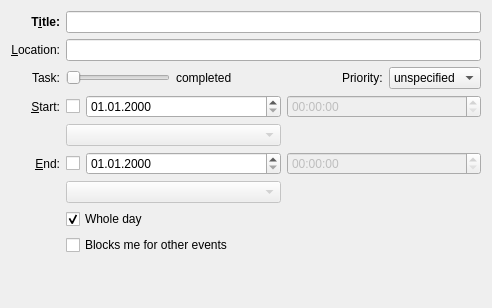
<?xml version="1.0" encoding="UTF-8"?>
<ui version="4.0">
 <class>EventOrTodoDesktop</class>
 <widget class="QWidget" name="EventOrTodoDesktop">
  <property name="geometry">
   <rect>
    <x>0</x>
    <y>0</y>
    <width>492</width>
    <height>308</height>
   </rect>
  </property>
  <layout class="QGridLayout" name="gridLayout">
   <item row="0" column="0">
    <widget class="QLabel" name="label_3">
     <property name="sizePolicy">
      <sizepolicy hsizetype="Minimum" vsizetype="Preferred">
       <horstretch>0</horstretch>
       <verstretch>0</verstretch>
      </sizepolicy>
     </property>
     <property name="font">
      <font>
       <weight>75</weight>
       <bold>true</bold>
      </font>
     </property>
     <property name="toolTip">
      <string comment="@info:tooltip">Set the title</string>
     </property>
     <property name="whatsThis">
      <string comment="@info:whatsthis">Sets the Title of this event or to-do.</string>
     </property>
     <property name="text">
      <string comment="@label">T&amp;itle:</string>
     </property>
     <property name="alignment">
      <set>Qt::AlignRight|Qt::AlignTrailing|Qt::AlignVCenter</set>
     </property>
     <property name="buddy">
      <cstring>mSummaryEdit</cstring>
     </property>
    </widget>
   </item>
   <item row="0" column="1" colspan="3">
    <widget class="KLineEdit" name="mSummaryEdit">
     <property name="sizePolicy">
      <sizepolicy hsizetype="MinimumExpanding" vsizetype="Fixed">
       <horstretch>0</horstretch>
       <verstretch>0</verstretch>
      </sizepolicy>
     </property>
     <property name="toolTip">
      <string comment="@info:tooltip">Set the title</string>
     </property>
     <property name="whatsThis">
      <string comment="@info:whatsthis">Sets the Title of this event or to-do.</string>
     </property>
    </widget>
   </item>
   <item row="1" column="0">
    <widget class="QLabel" name="label_4">
     <property name="sizePolicy">
      <sizepolicy hsizetype="Minimum" vsizetype="Preferred">
       <horstretch>0</horstretch>
       <verstretch>0</verstretch>
      </sizepolicy>
     </property>
     <property name="text">
      <string comment="@label">&amp;Location:</string>
     </property>
     <property name="alignment">
      <set>Qt::AlignRight|Qt::AlignTrailing|Qt::AlignVCenter</set>
     </property>
     <property name="buddy">
      <cstring>mLocationEdit</cstring>
     </property>
    </widget>
   </item>
   <item row="1" column="1" colspan="3">
    <widget class="KLineEdit" name="mLocationEdit">
     <property name="sizePolicy">
      <sizepolicy hsizetype="MinimumExpanding" vsizetype="Fixed">
       <horstretch>0</horstretch>
       <verstretch>0</verstretch>
      </sizepolicy>
     </property>
     <property name="toolTip">
      <string comment="@info:tooltip">Set the location</string>
     </property>
     <property name="whatsThis">
      <string comment="@info:whatsthis">Sets where the event or to-do will take place.</string>
     </property>
    </widget>
   </item>
   <item row="3" column="0">
    <widget class="QLabel" name="mStartLabel">
     <property name="sizePolicy">
      <sizepolicy hsizetype="Minimum" vsizetype="Preferred">
       <horstretch>0</horstretch>
       <verstretch>0</verstretch>
      </sizepolicy>
     </property>
     <property name="text">
      <string comment="@label Start date/time of the event or task">&amp;Start:</string>
     </property>
     <property name="alignment">
      <set>Qt::AlignRight|Qt::AlignTrailing|Qt::AlignVCenter</set>
     </property>
     <property name="buddy">
      <cstring>mStartDateEdit</cstring>
     </property>
    </widget>
   </item>
   <item row="3" column="1">
    <widget class="QCheckBox" name="mStartCheck">
     <property name="whatsThis">
      <string comment="@info:whatsthis" >Sets the start date for this to-do</string>
     </property>
     <property name="text">
      <string comment="@option:check to-do start datetime"/>
     </property>
    </widget>
   </item>
   <item row="3" column="2">
    <widget class="QDateEdit" name="mStartDateEdit">
     <property name="displayFormat">
      <string comment="@info date formatting string" >MM.dd.yyyy</string>
     </property>
    </widget>
   </item>
   <item row="3" column="3">
    <widget class="QTimeEdit" name="mStartTimeEdit">
     <property name="enabled">
      <bool>false</bool>
     </property>
     <property name="sizePolicy">
      <sizepolicy hsizetype="MinimumExpanding" vsizetype="Fixed">
       <horstretch>0</horstretch>
       <verstretch>0</verstretch>
      </sizepolicy>
     </property>
    </widget>
   </item>
   <item row="4" column="1" colspan="2">
    <widget class="KPIM::KTimeZoneComboBox" name="mTimeZoneComboStart">
     <property name="enabled">
      <bool>false</bool>
     </property>
     <property name="sizePolicy">
      <sizepolicy hsizetype="MinimumExpanding" vsizetype="Fixed">
       <horstretch>0</horstretch>
       <verstretch>0</verstretch>
      </sizepolicy>
     </property>
     <property name="whatsThis">
      <string comment="@info:whatsthis">Select the timezone for this event. It will also affect recurrences</string>
     </property>
    </widget>
   </item>
   <item row="5" column="0">
    <widget class="QLabel" name="mEndLabel">
     <property name="sizePolicy">
      <sizepolicy hsizetype="Minimum" vsizetype="Preferred">
       <horstretch>0</horstretch>
       <verstretch>0</verstretch>
      </sizepolicy>
     </property>
     <property name="text">
      <string comment="@label End date/time of the task or event">&amp;End:</string>
     </property>
     <property name="alignment">
      <set>Qt::AlignRight|Qt::AlignTrailing|Qt::AlignVCenter</set>
     </property>
     <property name="buddy">
      <cstring>mEndDateEdit</cstring>
     </property>
    </widget>
   </item>
   <item row="5" column="1">
    <widget class="QCheckBox" name="mEndCheck">
     <property name="whatsThis">
      <string comment="@info:whatsthis" >Sets the due date for this to-do.</string>
     </property>
     <property name="text">
      <string comment="to-do due datetime"/>
     </property>
    </widget>
   </item>
   <item row="5" column="2">
    <widget class="QDateEdit" name="mEndDateEdit">
     <property name="sizePolicy">
      <sizepolicy hsizetype="MinimumExpanding" vsizetype="Fixed">
       <horstretch>0</horstretch>
       <verstretch>0</verstretch>
      </sizepolicy>
     </property>
     <property name="displayFormat">
      <string comment="@info date formatting string" >MM.dd.yyyy</string>
     </property>
    </widget>
   </item>
   <item row="5" column="3">
    <widget class="QTimeEdit" name="mEndTimeEdit">
     <property name="enabled">
      <bool>false</bool>
     </property>
     <property name="sizePolicy">
      <sizepolicy hsizetype="MinimumExpanding" vsizetype="Fixed">
       <horstretch>0</horstretch>
       <verstretch>0</verstretch>
      </sizepolicy>
     </property>
    </widget>
   </item>
   <item row="6" column="1" colspan="2">
    <widget class="KPIM::KTimeZoneComboBox" name="mTimeZoneComboEnd">
     <property name="enabled">
      <bool>false</bool>
     </property>
     <property name="sizePolicy">
      <sizepolicy hsizetype="MinimumExpanding" vsizetype="Fixed">
       <horstretch>0</horstretch>
       <verstretch>0</verstretch>
      </sizepolicy>
     </property>
     <property name="whatsThis">
      <string comment="@info:whatsthis">Select the timezone for this event. It will also affect recurrences</string>
     </property>
    </widget>
   </item>
   <item row="7" column="1" colspan="3">
    <widget class="QCheckBox" name="mWholeDayCheck">
     <property name="whatsThis">
      <string comment="@info:whatsthis">Set if this to-do's start and due dates have times associated with them.</string>
     </property>
     <property name="text">
      <string comment="@option:check The event or task takes the whole day" >Whole day</string>
     </property>
     <property name="checked">
      <bool>true</bool>
     </property>
    </widget>
   </item>
   <item row="2" column="1" colspan="3">
    <widget class="QWidget" name="mCompletionPriorityWidget" native="true">
     <property name="sizePolicy">
      <sizepolicy hsizetype="Minimum" vsizetype="Fixed">
       <horstretch>0</horstretch>
       <verstretch>0</verstretch>
      </sizepolicy>
     </property>
     <layout class="QHBoxLayout" name="horizontalLayout_8">
      <property name="margin">
       <number>0</number>
      </property>
      <item>
       <widget class="QSlider" name="mCompletionSlider">
        <property name="sizePolicy">
         <sizepolicy hsizetype="Expanding" vsizetype="Fixed">
          <horstretch>0</horstretch>
          <verstretch>0</verstretch>
         </sizepolicy>
        </property>
        <property name="orientation">
         <enum>Qt::Horizontal</enum>
        </property>
       </widget>
      </item>
      <item>
       <widget class="QLabel" name="mCompletedLabel">
        <property name="text">
         <string comment="@label:slider completed percentage of a task">completed</string>
        </property>
       </widget>
      </item>
      <item>
       <spacer name="horizontalSpacer">
        <property name="orientation">
         <enum>Qt::Horizontal</enum>
        </property>
        <property name="sizeType">
         <enum>QSizePolicy::MinimumExpanding</enum>
        </property>
        <property name="sizeHint" stdset="0">
         <size>
          <width>20</width>
          <height>20</height>
         </size>
        </property>
       </spacer>
      </item>
      <item>
       <widget class="QLabel" name="label">
        <property name="text">
         <string comment="@label:listbox Priority of the task">Priority:</string>
        </property>
       </widget>
      </item>
      <item>
       <widget class="KComboBox" name="mPriorityCombo">
        <property name="currentIndex">
         <number>0</number>
        </property>
        <item>
         <property name="text">
          <string comment="@item:inlistbox No priority specified for a task">unspecified</string>
         </property>
        </item>
        <item>
         <property name="text">
          <string comment="@item:inlistbox highest priority for a task">1 (highest)</string>
         </property>
        </item>
        <item>
         <property name="text">
          <string comment="@item:inlistbox">2</string>
         </property>
        </item>
        <item>
         <property name="text">
          <string comment="@item:inlistbox">3</string>
         </property>
        </item>
        <item>
         <property name="text">
          <string comment="@item:inlistbox">4</string>
         </property>
        </item>
        <item>
         <property name="text">
          <string comment="@item:inlistbox medium priority for a task">5 (medium)</string>
         </property>
        </item>
        <item>
         <property name="text">
          <string comment="@item:inlistbox">6</string>
         </property>
        </item>
        <item>
         <property name="text">
          <string comment="@item:inlistbox">7</string>
         </property>
        </item>
        <item>
         <property name="text">
          <string comment="@item:inlistbox">8</string>
         </property>
        </item>
        <item>
         <property name="text">
          <string comment="@item:inlistbox lowest priority for a task">9 (lowest)</string>
         </property>
        </item>
       </widget>
      </item>
     </layout>
    </widget>
   </item>
   <item row="9" column="0" colspan="4">
    <spacer name="verticalSpacer">
     <property name="orientation">
      <enum>Qt::Vertical</enum>
     </property>
     <property name="sizeHint" stdset="0">
      <size>
       <width>20</width>
       <height>40</height>
      </size>
     </property>
    </spacer>
   </item>
   <item row="2" column="0">
    <widget class="QLabel" name="mTaskLabel">
     <property name="text">
      <string comment="@label Task specific line in the dialog containing completed and priority">Task:</string>
     </property>
     <property name="alignment">
      <set>Qt::AlignRight|Qt::AlignTrailing|Qt::AlignVCenter</set>
     </property>
    </widget>
   </item>
   <item row="8" column="1" colspan="3">
    <widget class="QCheckBox" name="mFreeBusyCheck">
     <property name="text">
      <string comment="@option:check">Blocks me for other events</string>
     </property>
    </widget>
   </item>
  </layout>
 </widget>
 <customwidgets>
  <customwidget>
   <class>KLineEdit</class>
   <extends>QLineEdit</extends>
   <header>klineedit.h</header>
  </customwidget>
  <customwidget>
   <class>KComboBox</class>
   <extends>QComboBox</extends>
   <header>kcombobox.h</header>
  </customwidget>
  <customwidget>
   <class>KPIM::KTimeZoneComboBox</class>
   <extends>KComboBox</extends>
   <header>ktimezonecombobox.h</header>
  </customwidget>
 </customwidgets>
 <resources/>
 <connections/>
</ui>
